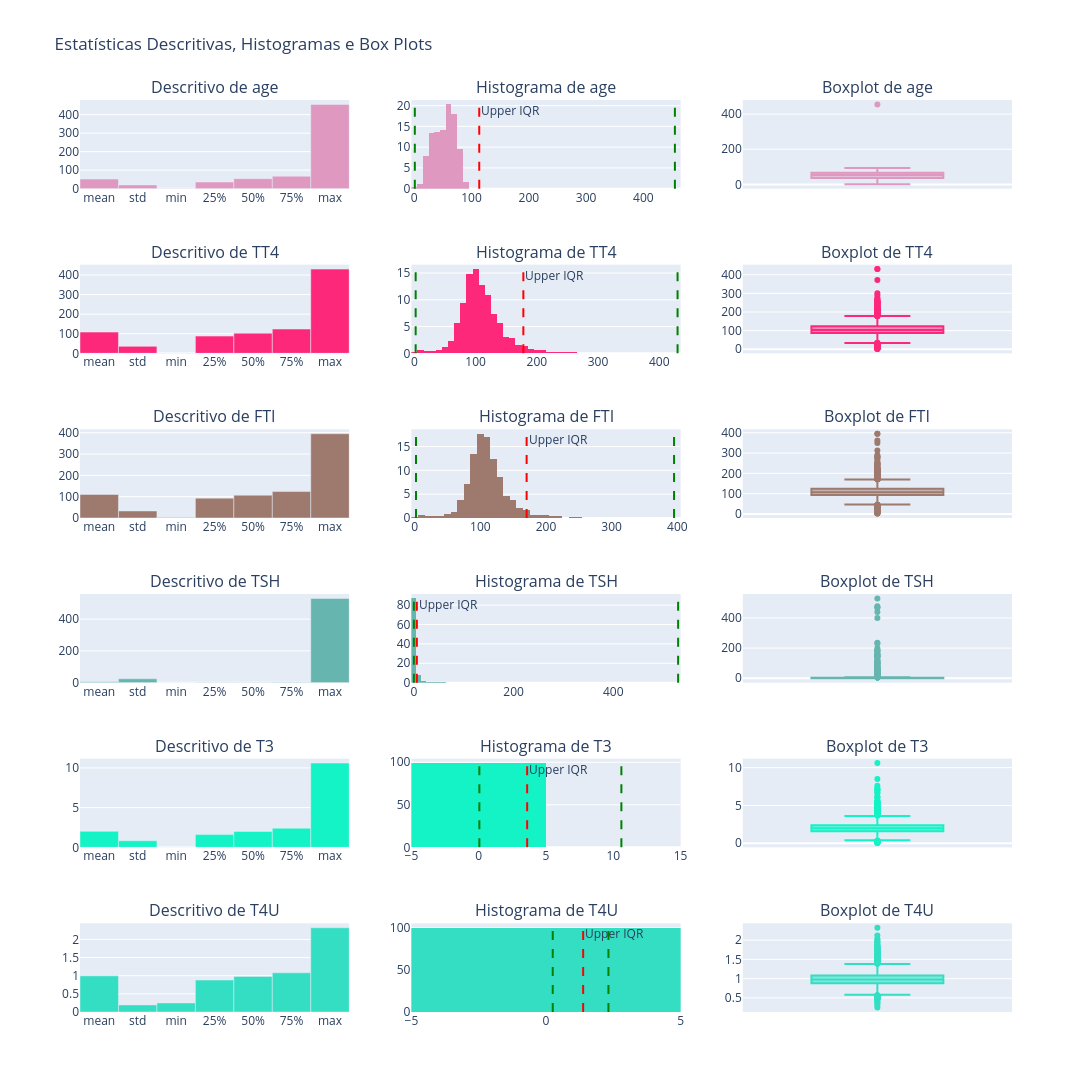

This figure's notebook cell:
### Code cell
subplotsTitles = []
for i in column_number:
     subplotsTitles.append(f'Descritivo de {i}')
     subplotsTitles.append(f'Histograma de {i}')
     subplotsTitles.append(f'Boxplot de {i}')

fig = make_subplots(rows=len(column_number), cols=3, subplot_titles=subplotsTitles)

colors = ["#{:06x}".format(random.randint(0, 0xFFFFFF)) for _ in range(len(column_number))]

for row, i in enumerate(column_number, start=1):
    # Estatísticas descritivas
    describe = data[i].describe()
    describe.drop(['count'], inplace= True)
    describeplt = go.Bar(
        x=describe.index,
        y=describe.values,
        name=f'Descritivo de {i}',
        marker_color=colors[row - 1]
    )
    fig.add_trace(describeplt, row=row, col=1)
    
    
    # Histograma
   
    # Adicionar linhas superior e inferior
    min_val = describe['min']
    max_val = describe['max']
    iqr_upper = diqr.loc[i, 'upper_bound']

    histogram = px.histogram(data, x=i, nbins=data[i].nunique(), histnorm='percent', range_x=[0, 2*describe['max']],color_discrete_sequence=[colors[row - 1]])
    fig.add_trace(histogram.data[0], row=row, col=2)
    fig.add_vline(x=min_val, line=dict(color = 'green', dash = 'dash'), row=row, col=2)
    fig.add_vline(x=max_val, line=dict(color = 'green', dash = 'dash'), row=row, col=2)        
    fig.add_vline(x=iqr_upper, line=dict(color = 'red', dash = 'dash'), row=row, col=2, annotation=dict(text="Upper IQR"))
    
    
    # Box plot
    box = px.box(data, y=i, color_discrete_sequence=[colors[row - 1]])
    fig.add_trace(box.data[0], row=row,col=3)



fig.update_layout(title_text='Estatísticas Descritivas, Histogramas e Box Plots', showlegend=False, height=3000, width=1400)
fig.show()

### Figure 1 — Plotly figure (JSON) as saved in the notebook; plotly's stock layout.template omitted (floating-point values rounded to 4 significant figures; data arrays with more than 128 entries replaced by an {"elided": "..."} marker saying what was removed)
{"data": [{"marker": {"color": "#df98bf"}, "name": "Descritivo de age", "type": "bar", "x": ["mean", "std", "min", "25%", "50%", "75%", "max"], "xaxis": "x", "y": [51.74, 20.08, 1.0, 36.0, 54.0, 67.0, 455.0], "yaxis": "y"}, {"bingroup": "x", "histnorm": "percent", "hovertemplate": "age=%{x}<br>percent=%{y}<extra></extra>", "legendgroup": "", "marker": {"color": "#df98bf", "pattern": {"shape": ""}}, "name": "", "nbinsx": 93, "orientation": "v", "showlegend": false, "type": "histogram", "x": {"elided": "3772 float values"}, "xaxis": "x2", "yaxis": "y2"}, {"alignmentgroup": "True", "hovertemplate": "age=%{y}<extra></extra>", "legendgroup": "", "marker": {"color": "#df98bf"}, "name": "", "notched": false, "offsetgroup": "", "orientation": "v", "showlegend": false, "type": "box", "x0": " ", "xaxis": "x3", "y": {"elided": "3772 float values"}, "y0": " ", "yaxis": "y3"}, {"marker": {"color": "#fd287a"}, "name": "Descritivo de TT4", "type": "bar", "x": ["mean", "std", "min", "25%", "50%", "75%", "max"], "xaxis": "x4", "y": [108.3, 35.6, 2.0, 88.0, 103.0, 124.0, 430.0], "yaxis": "y4"}, {"bingroup": "x", "histnorm": "percent", "hovertemplate": "TT4=%{x}<br>percent=%{y}<extra></extra>", "legendgroup": "", "marker": {"color": "#fd287a", "pattern": {"shape": ""}}, "name": "", "nbinsx": 241, "orientation": "v", "showlegend": false, "type": "histogram", "x": {"elided": "3772 float values"}, "xaxis": "x5", "yaxis": "y5"}, {"alignmentgroup": "True", "hovertemplate": "TT4=%{y}<extra></extra>", "legendgroup": "", "marker": {"color": "#fd287a"}, "name": "", "notched": false, "offsetgroup": "", "orientation": "v", "showlegend": false, "type": "box", "x0": " ", "xaxis": "x6", "y": {"elided": "3772 float values"}, "y0": " ", "yaxis": "y6"}, {"marker": {"color": "#9e796e"}, "name": "Descritivo de FTI", "type": "bar", "x": ["mean", "std", "min", "25%", "50%", "75%", "max"], "xaxis": "x7", "y": [110.5, 33.09, 2.0, 93.0, 107.0, 124.0, 395.0], "yaxis": "y7"}, {"bingroup": "x", "histnorm": "percent", "hovertemplate": "FTI=%{x}<br>percent=%{y}<extra></extra>", "legendgroup": "", "marker": {"color": "#9e796e", "pattern": {"shape": ""}}, "name": "", "nbinsx": 234, "orientation": "v", "showlegend": false, "type": "histogram", "x": {"elided": "3772 float values"}, "xaxis": "x8", "yaxis": "y8"}, {"alignmentgroup": "True", "hovertemplate": "FTI=%{y}<extra></extra>", "legendgroup": "", "marker": {"color": "#9e796e"}, "name": "", "notched": false, "offsetgroup": "", "orientation": "v", "showlegend": false, "type": "box", "x0": " ", "xaxis": "x9", "y": {"elided": "3772 float values"}, "y0": " ", "yaxis": "y9"}, {"marker": {"color": "#66b5ae"}, "name": "Descritivo de TSH", "type": "bar", "x": ["mean", "std", "min", "25%", "50%", "75%", "max"], "xaxis": "x10", "y": [5.087, 24.52, 0.005, 0.5, 1.4, 2.7, 530.0], "yaxis": "y10"}, {"bingroup": "x", "histnorm": "percent", "hovertemplate": "TSH=%{x}<br>percent=%{y}<extra></extra>", "legendgroup": "", "marker": {"color": "#66b5ae", "pattern": {"shape": ""}}, "name": "", "nbinsx": 287, "orientation": "v", "showlegend": false, "type": "histogram", "x": {"elided": "3772 float values"}, "xaxis": "x11", "yaxis": "y11"}, {"alignmentgroup": "True", "hovertemplate": "TSH=%{y}<extra></extra>", "legendgroup": "", "marker": {"color": "#66b5ae"}, "name": "", "notched": false, "offsetgroup": "", "orientation": "v", "showlegend": false, "type": "box", "x0": " ", "xaxis": "x12", "y": {"elided": "3772 float values"}, "y0": " ", "yaxis": "y12"}, {"marker": {"color": "#13f3c5"}, "name": "Descritivo de T3", "type": "bar", "x": ["mean", "std", "min", "25%", "50%", "75%", "max"], "xaxis": "x13", "y": [2.013, 0.8274, 0.05, 1.6, 2.0, 2.4, 10.6], "yaxis": "y13"}, {"bingroup": "x", "histnorm": "percent", "hovertemplate": "T3=%{x}<br>percent=%{y}<extra></extra>", "legendgroup": "", "marker": {"color": "#13f3c5", "pattern": {"shape": ""}}, "name": "", "nbinsx": 69, "orientation": "v", "showlegend": false, "type": "histogram", "x": {"elided": "3772 float values"}, "xaxis": "x14", "yaxis": "y14"}, {"alignmentgroup": "True", "hovertemplate": "T3=%{y}<extra></extra>", "legendgroup": "", "marker": {"color": "#13f3c5"}, "name": "", "notched": false, "offsetgroup": "", "orientation": "v", "showlegend": false, "type": "box", "x0": " ", "xaxis": "x15", "y": {"elided": "3772 float values"}, "y0": " ", "yaxis": "y15"}, {"marker": {"color": "#33dec3"}, "name": "Descritivo de T4U", "type": "bar", "x": ["mean", "std", "min", "25%", "50%", "75%", "max"], "xaxis": "x16", "y": [0.995, 0.1955, 0.25, 0.88, 0.98, 1.08, 2.32], "yaxis": "y16"}, {"bingroup": "x", "histnorm": "percent", "hovertemplate": "T4U=%{x}<br>percent=%{y}<extra></extra>", "legendgroup": "", "marker": {"color": "#33dec3", "pattern": {"shape": ""}}, "name": "", "nbinsx": 146, "orientation": "v", "showlegend": false, "type": "histogram", "x": {"elided": "3772 float values"}, "xaxis": "x17", "yaxis": "y17"}, {"alignmentgroup": "True", "hovertemplate": "T4U=%{y}<extra></extra>", "legendgroup": "", "marker": {"color": "#33dec3"}, "name": "", "notched": false, "offsetgroup": "", "orientation": "v", "showlegend": false, "type": "box", "x0": " ", "xaxis": "x18", "y": {"elided": "3772 float values"}, "y0": " ", "yaxis": "y18"}], "layout": {"annotations": [{"font": {"size": 16}, "showarrow": false, "text": "Descritivo de age", "x": 0.1444, "xanchor": "center", "xref": "paper", "y": 1.0, "yanchor": "bottom", "yref": "paper"}, {"font": {"size": 16}, "showarrow": false, "text": "Histograma de age", "x": 0.5, "xanchor": "center", "xref": "paper", "y": 1.0, "yanchor": "bottom", "yref": "paper"}, {"font": {"size": 16}, "showarrow": false, "text": "Boxplot de age", "x": 0.8556, "xanchor": "center", "xref": "paper", "y": 1.0, "yanchor": "bottom", "yref": "paper"}, {"font": {"size": 16}, "showarrow": false, "text": "Descritivo de TT4", "x": 0.1444, "xanchor": "center", "xref": "paper", "y": 0.8194, "yanchor": "bottom", "yref": "paper"}, {"font": {"size": 16}, "showarrow": false, "text": "Histograma de TT4", "x": 0.5, "xanchor": "center", "xref": "paper", "y": 0.8194, "yanchor": "bottom", "yref": "paper"}, {"font": {"size": 16}, "showarrow": false, "text": "Boxplot de TT4", "x": 0.8556, "xanchor": "center", "xref": "paper", "y": 0.8194, "yanchor": "bottom", "yref": "paper"}, {"font": {"size": 16}, "showarrow": false, "text": "Descritivo de FTI", "x": 0.1444, "xanchor": "center", "xref": "paper", "y": 0.6389, "yanchor": "bottom", "yref": "paper"}, {"font": {"size": 16}, "showarrow": false, "text": "Histograma de FTI", "x": 0.5, "xanchor": "center", "xref": "paper", "y": 0.6389, "yanchor": "bottom", "yref": "paper"}, {"font": {"size": 16}, "showarrow": false, "text": "Boxplot de FTI", "x": 0.8556, "xanchor": "center", "xref": "paper", "y": 0.6389, "yanchor": "bottom", "yref": "paper"}, {"font": {"size": 16}, "showarrow": false, "text": "Descritivo de TSH", "x": 0.1444, "xanchor": "center", "xref": "paper", "y": 0.4583, "yanchor": "bottom", "yref": "paper"}, {"font": {"size": 16}, "showarrow": false, "text": "Histograma de TSH", "x": 0.5, "xanchor": "center", "xref": "paper", "y": 0.4583, "yanchor": "bottom", "yref": "paper"}, {"font": {"size": 16}, "showarrow": false, "text": "Boxplot de TSH", "x": 0.8556, "xanchor": "center", "xref": "paper", "y": 0.4583, "yanchor": "bottom", "yref": "paper"}, {"font": {"size": 16}, "showarrow": false, "text": "Descritivo de T3", "x": 0.1444, "xanchor": "center", "xref": "paper", "y": 0.2778, "yanchor": "bottom", "yref": "paper"}, {"font": {"size": 16}, "showarrow": false, "text": "Histograma de T3", "x": 0.5, "xanchor": "center", "xref": "paper", "y": 0.2778, "yanchor": "bottom", "yref": "paper"}, {"font": {"size": 16}, "showarrow": false, "text": "Boxplot de T3", "x": 0.8556, "xanchor": "center", "xref": "paper", "y": 0.2778, "yanchor": "bottom", "yref": "paper"}, {"font": {"size": 16}, "showarrow": false, "text": "Descritivo de T4U", "x": 0.1444, "xanchor": "center", "xref": "paper", "y": 0.09722, "yanchor": "bottom", "yref": "paper"}, {"font": {"size": 16}, "showarrow": false, "text": "Histograma de T4U", "x": 0.5, "xanchor": "center", "xref": "paper", "y": 0.09722, "yanchor": "bottom", "yref": "paper"}, {"font": {"size": 16}, "showarrow": false, "text": "Boxplot de T4U", "x": 0.8556, "xanchor": "center", "xref": "paper", "y": 0.09722, "yanchor": "bottom", "yref": "paper"}, {"showarrow": false, "text": "Upper IQR", "x": 113.5, "xanchor": "left", "xref": "x2", "y": 1, "yanchor": "top", "yref": "y2 domain"}, {"showarrow": false, "text": "Upper IQR", "x": 178, "xanchor": "left", "xref": "x5", "y": 1, "yanchor": "top", "yref": "y5 domain"}, {"showarrow": false, "text": "Upper IQR", "x": 170.5, "xanchor": "left", "xref": "x8", "y": 1, "yanchor": "top", "yref": "y8 domain"}, {"showarrow": false, "text": "Upper IQR", "x": 6, "xanchor": "left", "xref": "x11", "y": 1, "yanchor": "top", "yref": "y11 domain"}, {"showarrow": false, "text": "Upper IQR", "x": 3.6, "xanchor": "left", "xref": "x14", "y": 1, "yanchor": "top", "yref": "y14 domain"}, {"showarrow": false, "text": "Upper IQR", "x": 1.38, "xanchor": "left", "xref": "x17", "y": 1, "yanchor": "top", "yref": "y17 domain"}], "height": 3000, "shapes": [{"line": {"color": "green", "dash": "dash"}, "type": "line", "x0": 1, "x1": 1, "xref": "x2", "y0": 0, "y1": 1, "yref": "y2 domain"}, {"line": {"color": "green", "dash": "dash"}, "type": "line", "x0": 455, "x1": 455, "xref": "x2", "y0": 0, "y1": 1, "yref": "y2 domain"}, {"line": {"color": "red", "dash": "dash"}, "type": "line", "x0": 113.5, "x1": 113.5, "xref": "x2", "y0": 0, "y1": 1, "yref": "y2 domain"}, {"line": {"color": "green", "dash": "dash"}, "type": "line", "x0": 2, "x1": 2, "xref": "x5", "y0": 0, "y1": 1, "yref": "y5 domain"}, {"line": {"color": "green", "dash": "dash"}, "type": "line", "x0": 430, "x1": 430, "xref": "x5", "y0": 0, "y1": 1, "yref": "y5 domain"}, {"line": {"color": "red", "dash": "dash"}, "type": "line", "x0": 178, "x1": 178, "xref": "x5", "y0": 0, "y1": 1, "yref": "y5 domain"}, {"line": {"color": "green", "dash": "dash"}, "type": "line", "x0": 2, "x1": 2, "xref": "x8", "y0": 0, "y1": 1, "yref": "y8 domain"}, {"line": {"color": "green", "dash": "dash"}, "type": "line", "x0": 395, "x1": 395, "xref": "x8", "y0": 0, "y1": 1, "yref": "y8 domain"}, {"line": {"color": "red", "dash": "dash"}, "type": "line", "x0": 170.5, "x1": 170.5, "xref": "x8", "y0": 0, "y1": 1, "yref": "y8 domain"}, {"line": {"color": "green", "dash": "dash"}, "type": "line", "x0": 0.005, "x1": 0.005, "xref": "x11", "y0": 0, "y1": 1, "yref": "y11 domain"}, {"line": {"color": "green", "dash": "dash"}, "type": "line", "x0": 530, "x1": 530, "xref": "x11", "y0": 0, "y1": 1, "yref": "y11 domain"}, {"line": {"color": "red", "dash": "dash"}, "type": "line", "x0": 6, "x1": 6, "xref": "x11", "y0": 0, "y1": 1, "yref": "y11 domain"}, {"line": {"color": "green", "dash": "dash"}, "type": "line", "x0": 0.05, "x1": 0.05, "xref": "x14", "y0": 0, "y1": 1, "yref": "y14 domain"}, {"line": {"color": "green", "dash": "dash"}, "type": "line", "x0": 10.6, "x1": 10.6, "xref": "x14", "y0": 0, "y1": 1, "yref": "y14 domain"}, {"line": {"color": "red", "dash": "dash"}, "type": "line", "x0": 3.6, "x1": 3.6, "xref": "x14", "y0": 0, "y1": 1, "yref": "y14 domain"}, {"line": {"color": "green", "dash": "dash"}, "type": "line", "x0": 0.25, "x1": 0.25, "xref": "x17", "y0": 0, "y1": 1, "yref": "y17 domain"}, {"line": {"color": "green", "dash": "dash"}, "type": "line", "x0": 2.32, "x1": 2.32, "xref": "x17", "y0": 0, "y1": 1, "yref": "y17 domain"}, {"line": {"color": "red", "dash": "dash"}, "type": "line", "x0": 1.38, "x1": 1.38, "xref": "x17", "y0": 0, "y1": 1, "yref": "y17 domain"}], "showlegend": false, "title": {"text": "Estatísticas Descritivas, Histogramas e Box Plots"}, "width": 1400, "xaxis": {"anchor": "y", "domain": [0, 0.2889]}, "xaxis10": {"anchor": "y10", "domain": [0, 0.2889]}, "xaxis11": {"anchor": "y11", "domain": [0.3556, 0.6444]}, "xaxis12": {"anchor": "y12", "domain": [0.7111, 1]}, "xaxis13": {"anchor": "y13", "domain": [0, 0.2889]}, "xaxis14": {"anchor": "y14", "domain": [0.3556, 0.6444]}, "xaxis15": {"anchor": "y15", "domain": [0.7111, 1]}, "xaxis16": {"anchor": "y16", "domain": [0, 0.2889]}, "xaxis17": {"anchor": "y17", "domain": [0.3556, 0.6444]}, "xaxis18": {"anchor": "y18", "domain": [0.7111, 1]}, "xaxis2": {"anchor": "y2", "domain": [0.3556, 0.6444]}, "xaxis3": {"anchor": "y3", "domain": [0.7111, 1]}, "xaxis4": {"anchor": "y4", "domain": [0, 0.2889]}, "xaxis5": {"anchor": "y5", "domain": [0.3556, 0.6444]}, "xaxis6": {"anchor": "y6", "domain": [0.7111, 1]}, "xaxis7": {"anchor": "y7", "domain": [0, 0.2889]}, "xaxis8": {"anchor": "y8", "domain": [0.3556, 0.6444]}, "xaxis9": {"anchor": "y9", "domain": [0.7111, 1]}, "yaxis": {"anchor": "x", "domain": [0.9028, 1.0]}, "yaxis10": {"anchor": "x10", "domain": [0.3611, 0.4583]}, "yaxis11": {"anchor": "x11", "domain": [0.3611, 0.4583]}, "yaxis12": {"anchor": "x12", "domain": [0.3611, 0.4583]}, "yaxis13": {"anchor": "x13", "domain": [0.1806, 0.2778]}, "yaxis14": {"anchor": "x14", "domain": [0.1806, 0.2778]}, "yaxis15": {"anchor": "x15", "domain": [0.1806, 0.2778]}, "yaxis16": {"anchor": "x16", "domain": [0, 0.09722]}, "yaxis17": {"anchor": "x17", "domain": [0, 0.09722]}, "yaxis18": {"anchor": "x18", "domain": [0, 0.09722]}, "yaxis2": {"anchor": "x2", "domain": [0.9028, 1.0]}, "yaxis3": {"anchor": "x3", "domain": [0.9028, 1.0]}, "yaxis4": {"anchor": "x4", "domain": [0.7222, 0.8194]}, "yaxis5": {"anchor": "x5", "domain": [0.7222, 0.8194]}, "yaxis6": {"anchor": "x6", "domain": [0.7222, 0.8194]}, "yaxis7": {"anchor": "x7", "domain": [0.5417, 0.6389]}, "yaxis8": {"anchor": "x8", "domain": [0.5417, 0.6389]}, "yaxis9": {"anchor": "x9", "domain": [0.5417, 0.6389]}}}
